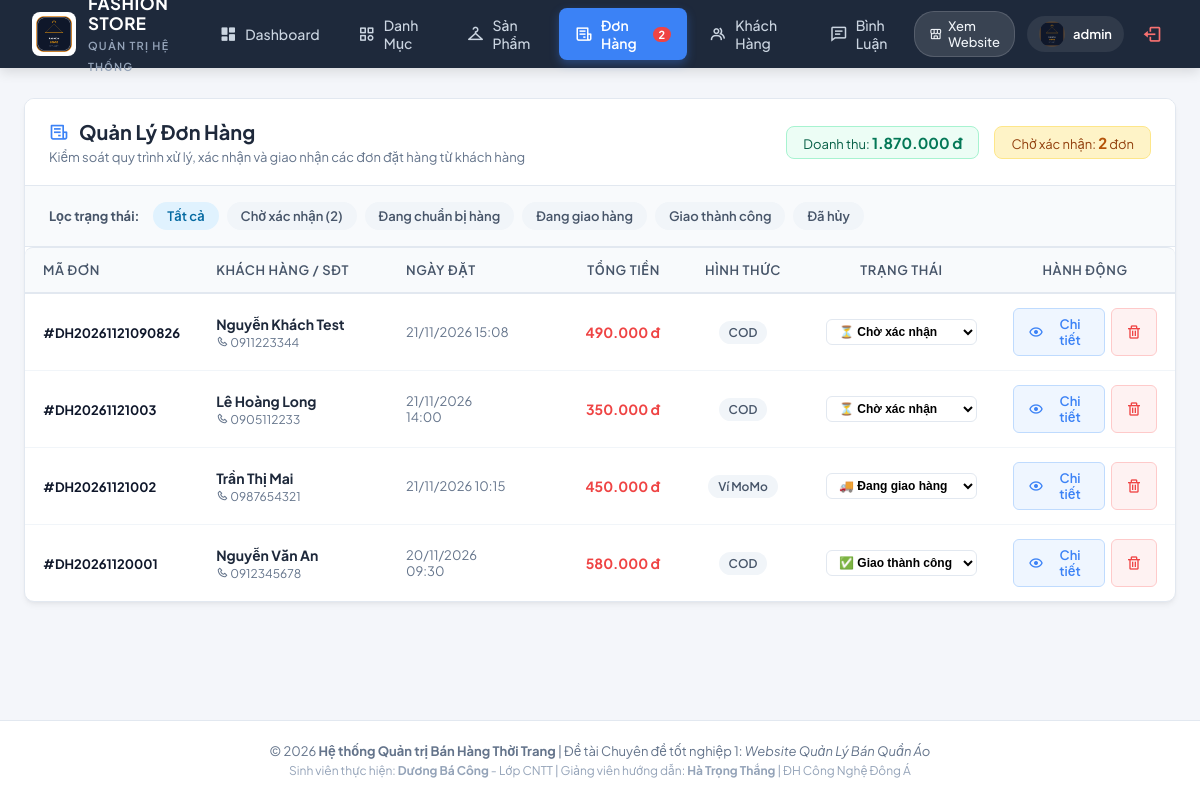
The app's page /controller/indexAdmin.php?act=donhang (signed in), older data.
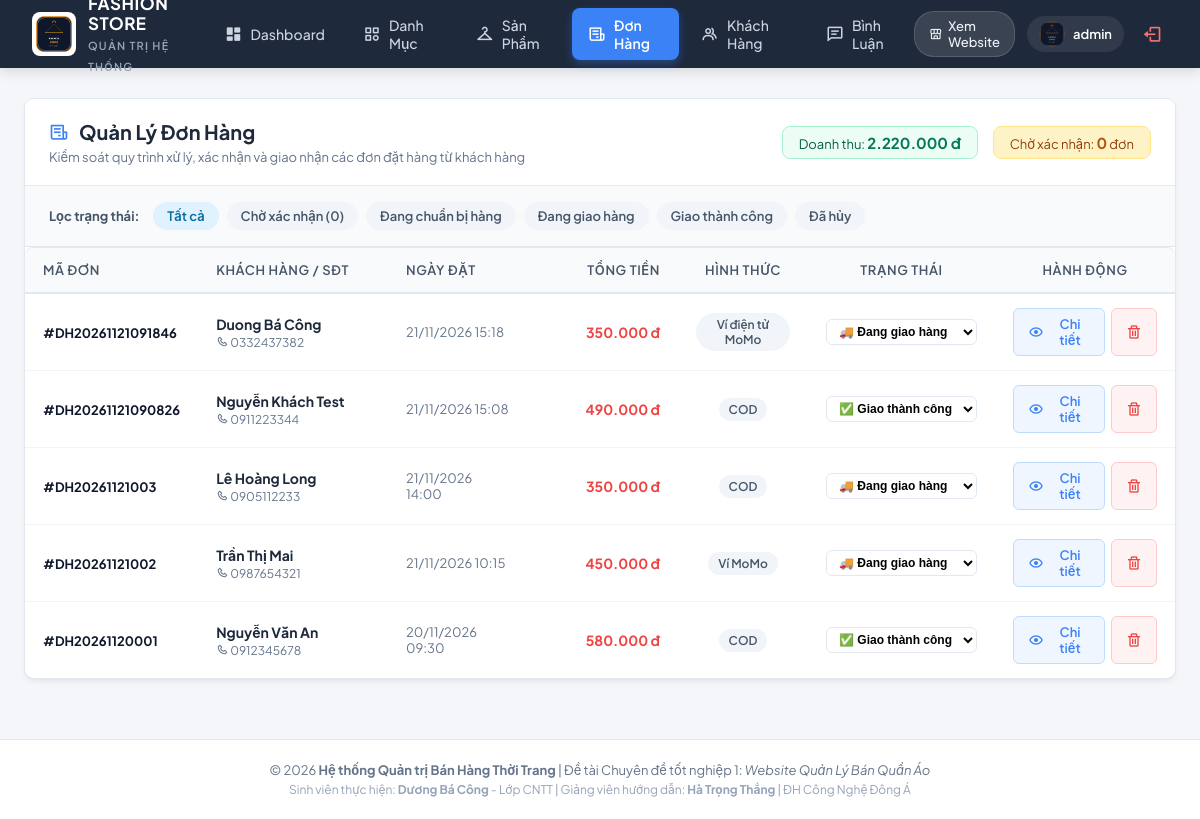
The same page, newer data.
### tables this page shows
CREATE TABLE `donhang` (
  `id` int(11) NOT NULL AUTO_INCREMENT,
  `madh` varchar(30) NOT NULL,
  `iduser` int(11) DEFAULT NULL,
  `hoten` varchar(100) NOT NULL,
  `sdt` varchar(20) NOT NULL,
  `email` varchar(100) DEFAULT NULL,
  `diachi` text NOT NULL,
  `pttt` varchar(50) DEFAULT 'COD',
  `ghichu` text DEFAULT NULL,
  `tongtien` int(11) NOT NULL DEFAULT 0,
  `trangthai` varchar(50) DEFAULT 'Chờ xác nhận',
  `ngaydathang` datetime DEFAULT current_timestamp(),
  PRIMARY KEY (`id`),
  UNIQUE KEY `madh` (`madh`)
);

### model/config.php (called while the page is built, shortened)
<?php
  function pdo_con(){
    static $cached_conn = null;
    if ($cached_conn !== null) {
      return $cached_conn;
    }
    $http_host = $_SERVER['HTTP_HOST'] ?? '';
    $is_infinityfree = (strpos($http_host, 'infinityfree') !== false || strpos($http_host, 'epizy.com') !== false);
    if ($is_infinityfree) {
      $servername = "sql302.infinityfree.com";
      $username = "if0_43184606";
      $password = "8gZKYLk9Rk6UBlL";
      $dbname = "if0_43184606_duan1";
      $port = 3306;
      $db_candidates = [$dbname];
    } else {
      $servername = "127.0.0.1";
      $username = "root";
      $password = "";
      $port = 3306;
      $db_candidates = ['duanmau', 'duan1'];
    }
    foreach ($db_candidates as $try_db) {
      try {
        $conn = new PDO("mysql:host=$servername;port=$port;dbname=$try_db;charset=utf8", $username, $password, [
          PDO::ATTR_ERRMODE => PDO::ERRMODE_EXCEPTION,
          PDO::ATTR_TIMEOUT => 2
        ]);
        $cached_conn = $conn;
        return $cached_conn;
      } catch (PDOException $e) {
      }
    }
    return null;
  }
  function pdo_query($sql){
    $sql_args = array_slice(func_get_args(), 1);
    $conn = pdo_con();
    try {
      $stmt = $conn->prepare($sql);
      $stmt->execute($sql_args);
      $rows = $stmt->fetchAll();
      return $rows ? $rows : [];
    } catch (PDOException $e) {
      throw $e;
    }
  }
  function pdo_query_value($sql){
    $sql_args = array_slice(func_get_args(), 1);
    $conn = pdo_con();
    try {
      $stmt = $conn->prepare($sql);
      $stmt->execute($sql_args);
      $row = $stmt->fetch(PDO::FETCH_NUM);
      return $row ? $row[0] : null;
    } catch (PDOException $e) {
      throw $e;
    }
  }
?>

### model/donhang.php (called while the page is built, shortened)
<?php
function donhang_showAll() {
    $sql = "SELECT * FROM donhang ORDER BY id DESC";
    return pdo_query($sql);
}
function donhang_count_pending() {
    $sql = "SELECT COUNT(*) FROM donhang WHERE trangthai = 'Chờ xác nhận'";
    return (int)pdo_query_value($sql);
}
function donhang_tong_doanhthu() {
    $sql = "SELECT SUM(tongtien) FROM donhang WHERE trangthai != 'Đã hủy'";
    $val = pdo_query_value($sql);
    return $val ? (int)$val : 0;
}
?>

### viewAdmin/donhang.php (the view, shortened to what the changed rows need)
<?php
include_once "../model/donhang.php";
$filter_status = $_GET['status'] ?? 'all';
if ($filter_status != 'all' && $filter_status != '') {
    $list_donhang = donhang_show_by_status($filter_status);
} else {
    $list_donhang = donhang_showAll();
}
$pending_count = donhang_count_pending();
$total_revenue = donhang_tong_doanhthu();
?>
<div class="admin-card">
    <div class="admin-card-header">
        <div class="admin-card-title-group">
            <h2><i class='bx bx-receipt' style="color: #3b82f6;"></i> Quản Lý Đơn Hàng</h2>
            <p>Kiểm soát quy trình xử lý, xác nhận và giao nhận các đơn đặt hàng từ khách hàng</p>
        </div>
        <div style="display: flex; gap: 15px; align-items: center; flex-wrap: wrap;">
            <div style="background: #ecfdf5; border: 1px solid #a7f3d0; padding: 6px 16px; border-radius: 8px; font-size: 13px; color: #065f46;">
                Doanh thu: <b style="font-size: 15px; color: #047857;"><?= number_format($total_revenue, 0, ',', '.') ?> đ</b>
            </div>
            <div style="background: #fef3c7; border: 1px solid #fde68a; padding: 6px 16px; border-radius: 8px; font-size: 13px; color: #92400e;">
                Chờ xác nhận: <b style="font-size: 15px; color: #b45309;"><?= $pending_count ?></b> đơn
            </div>
        </div>
    </div>
    <div style="padding: 16px 24px; background: #f8fafc; border-bottom: 1px solid var(--admin-border); display: flex; gap: 8px; flex-wrap: wrap; align-items: center;">
        <span style="font-size: 13px; font-weight: 700; color: #475569; margin-right: 6px;">Lọc trạng thái:</span>
        <a href="../controller/indexAdmin.php?act=donhang&status=all" class="badge-pill <?= ($filter_status == 'all') ? 'badge-info' : 'badge-neutral' ?>" style="text-decoration: none; padding: 6px 14px; font-size: 13px;">
            Tất cả
        </a>
        <a href="../controller/indexAdmin.php?act=donhang&status=Chờ xác nhận" class="badge-pill <?= ($filter_status == 'Chờ xác nhận') ? 'badge-warning' : 'badge-neutral' ?>" style="text-decoration: none; padding: 6px 14px; font-size: 13px;">
            Chờ xác nhận (<?= $pending_count ?>)
        </a>
        <a href="../controller/indexAdmin.php?act=donhang&status=Đang chuẩn bị hàng" class="badge-pill <?= ($filter_status == 'Đang chuẩn bị hàng') ? 'badge-info' : 'badge-neutral' ?>" style="text-decoration: none; padding: 6px 14px; font-size: 13px;">
            Đang chuẩn bị hàng
        </a>
        <a href="../controller/indexAdmin.php?act=donhang&status=Đang giao hàng" class="badge-pill <?= ($filter_status == 'Đang giao hàng') ? 'badge-info' : 'badge-neutral' ?>" style="text-decoration: none; padding: 6px 14px; font-size: 13px;">
            Đang giao hàng
        </a>
        <a href="../controller/indexAdmin.php?act=donhang&status=Giao thành công" class="badge-pill <?= ($filter_status == 'Giao thành công') ? 'badge-success' : 'badge-neutral' ?>" style="text-decoration: none; padding: 6px 14px; font-size: 13px;">
            Giao thành công
        </a>
        <a href="../controller/indexAdmin.php?act=donhang&status=Đã hủy" class="badge-pill <?= ($filter_status == 'Đã hủy') ? 'badge-danger' : 'badge-neutral' ?>" style="text-decoration: none; padding: 6px 14px; font-size: 13px;">
            Đã hủy
        </a>
    </div>
    <div class="admin-card-body" style="padding: 0;">
        <div class="table-responsive">
            <table class="admin-table">
                <thead>
                    <tr>
                        <th style="width: 130px;">Mã Đơn</th>
                        <th>Khách Hàng / SĐT</th>
                        <th style="width: 140px;">Ngày Đặt</th>
                        <th style="width: 150px; text-align: right;">Tổng Tiền</th>
                        <th style="width: 130px; text-align: center;">Hình Thức</th>
                        <th style="width: 170px; text-align: center;">Trạng Thái</th>
                        <th style="width: 180px; text-align: center;">Hành Động</th>
                    </tr>
                </thead>
                <tbody>
                    <?php if (!empty($list_donhang)): ?>
                        <?php foreach ($list_donhang as $row):
                            $id = $row['id'];
                            $madh = $row['madh'];
                            $hoten = $row['hoten'];
                            $sdt = $row['sdt'];
                            $tongtien = number_format($row['tongtien'], 0, ',', '.') . ' đ';
                            $ngaydat = date("d/m/Y H:i", strtotime($row['ngaydathang']));
                            $pttt = $row['pttt'];
                            $stt = $row['trangthai'];
                        ?>
                            <tr>
                                <td>
                                    <strong style="color: #0f172a; font-size: 13px;">#<?= htmlspecialchars($madh) ?></strong>
                                </td>
                                <td>
                                    <strong style="color: #1e293b;"><?= htmlspecialchars($hoten) ?></strong>
                                    <div style="font-size: 12px; color: #64748b; margin-top: 2px;">
                                        <i class='bx bx-phone'></i> <?= htmlspecialchars($sdt) ?>
                                    </div>
                                </td>
                                <td style="color: #64748b; font-size: 13px;">
                                    <?= $ngaydat ?>
                                </td>
                                <td style="text-align: right;">
                                    <span style="color: #ef4444; font-weight: 700; font-size: 14px;"><?= $tongtien ?></span>
                                </td>
                                <td style="text-align: center;">
                                    <span class="badge-pill badge-neutral" style="font-size: 12px;">
                                        <?= htmlspecialchars($pttt) ?>
                                    </span>
                                </td>
                                <td style="text-align: center;">
                                    <form action="../controller/indexAdmin.php?act=donhang" method="POST" style="margin: 0;">
                                        <select name="status" onchange="this.form.submit()" style="padding: 4px 8px; border-radius: 6px; font-size: 12px; font-weight: 600; cursor: pointer; border: 1px solid var(--admin-border); background: #fff;">
                                            <option value="Chờ xác nhận" <?= ($stt == 'Chờ xác nhận') ? 'selected' : '' ?>>⏳ Chờ xác nhận</option>
                                            <option value="Đang giao hàng" <?= ($stt == 'Đang giao hàng') ? 'selected' : '' ?>>🚚 Đang giao hàng</option>
                                            <option value="Giao thành công" <?= ($stt == 'Giao thành công') ? 'selected' : '' ?>>✅ Giao thành công</option>
                                        </select>
                                    </form>
                                </td>
                                <td style="text-align: center;">
                                    <div style="display: inline-flex; gap: 6px; justify-content: center;">
                                        <a href="../controller/indexAdmin.php?act=chitietdonhang&id=<?= $id ?>" class="btn-action btn-edit" title="Xem hóa đơn chi tiết">
                                            <i class='bx bx-show'></i> Chi tiết
                                        </a>
                                        <a onclick="return confirm('Bạn có chắc chắn muốn xóa đơn hàng #<?= $madh ?>?')" href="../controller/indexAdmin.php?act=donhang&xoa=<?= $id ?>" class="btn-action btn-delete" title="Xóa đơn hàng">
                                            <i class='bx bx-trash'></i>
                                        </a>
                                    </div>
                                </td>
                            </tr>
                        <?php endforeach; ?>
                    <?php endif; ?>
                </tbody>
            </table>
        </div>
    </div>
</div>

### viewAdmin/header.php (shortened to what the changed rows need)
<?php
$act = $_GET['act'] ?? 'userAd';
?>
<!DOCTYPE html>
<html lang="vi">
<head>
    <link rel="stylesheet" href="https://cdnjs.cloudflare.com/ajax/libs/font-awesome/4.7.0/css/font-awesome.min.css">
    <link href='https://unpkg.com/boxicons@2.1.4/css/boxicons.min.css' rel='stylesheet'>
    <link rel="stylesheet" href="../view/fontawesome-free-6.1.1-web/css/all.min.css">
    <link rel="stylesheet" href="../view/css/admin.css">
</head>
<body class="admin-body">
    <header class="admin-navbar">
        <a href="../controller/indexAdmin.php?act=userAd" class="admin-navbar-brand">
            <div class="admin-brand-info">
                <h1>FASHION STORE</h1>
            </div>
        </a>
        <ul class="admin-nav-links">
            <?php
            $badge_pending = 0;
            if (function_exists('donhang_count_pending')) {
                $badge_pending = donhang_count_pending();
            }
            ?>
            <li>
                <a href="../controller/indexAdmin.php?act=donhang" class="<?= (in_array($act, ['donhang', 'chitietdonhang'])) ? 'active' : '' ?>" style="position: relative;">
                    <i class='bx bx-receipt'></i> Đơn Hàng
                    <?php if ($badge_pending > 0): ?>
                        <span style="background: #ef4444; color: #fff; font-size: 11px; font-weight: 700; padding: 1px 6px; border-radius: 10px; margin-left: 4px;"><?= $badge_pending ?></span>
                    <?php endif; ?>
                </a>
            </li>
        </ul>
    </header>
    <main class="admin-container">

Row changes from the older to the newer data that the page shows:
added donhang: madh "DH20261121091846", hoten "Duong Bá Công", sdt "0332437382", ngaydathang "21/11/2026 15:18", tongtien "350.000 đ", pttt "Ví điện tử MoMo", status "🚚 Đang giao hàng"
changed donhang "Nguyễn Khách Test": status "⏳ Chờ xác nhận" → "✅ Giao thành công"
changed donhang "Lê Hoàng Long": status "⏳ Chờ xác nhận" → "🚚 Đang giao hàng"
Text that changed along with them:
$total_revenue: "1.870.000" → "2.220.000"
$pending_count: "2" → "0"
$badge_pending: "2" → (not shown)
